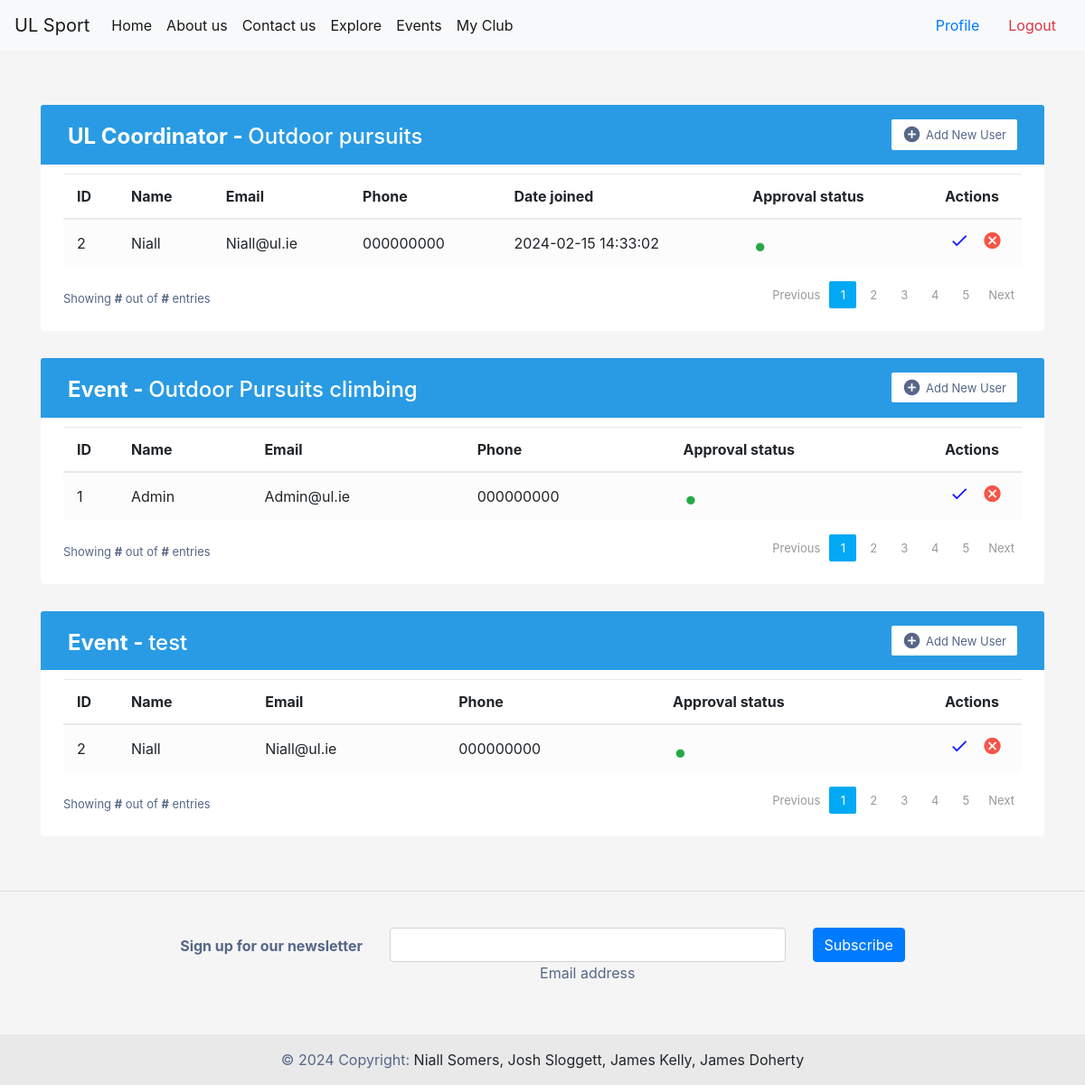
Page /myclub (signed in) on the committed database.
### tables this page shows
CREATE TABLE Clubs (
    ClubID INTEGER PRIMARY KEY AUTOINCREMENT,
    Name TEXT NOT NULL,
    Description TEXT,
    ValidityStatus TEXT NOT NULL,
    CoordinatorID INTEGER,
    CreatedAt TIMESTAMP DEFAULT CURRENT_TIMESTAMP,
    UpdatedAt TIMESTAMP DEFAULT CURRENT_TIMESTAMP,
    FOREIGN KEY (CoordinatorID) REFERENCES Users(UserID)
);

CREATE TABLE ClubMemberships (
    MembershipID INTEGER PRIMARY KEY AUTOINCREMENT,
    UserID INTEGER,
    ClubID INTEGER,
    RequestStatus TEXT DEFAULT 'Pending',
    CreatedAt TIMESTAMP DEFAULT CURRENT_TIMESTAMP,
    UpdatedAt TIMESTAMP DEFAULT CURRENT_TIMESTAMP ,
    FOREIGN KEY (UserID) REFERENCES Users(UserID),
    FOREIGN KEY (ClubID) REFERENCES Clubs(ClubID)
);

CREATE TABLE Users (
    UserID INTEGER PRIMARY KEY AUTOINCREMENT,
    Username TEXT NOT NULL,
    Password TEXT NOT NULL,
    Contact TEXT NOT NULL,
    Email TEXT NOT NULL,
    Role TEXT NOT NULL,
    ApprovalStatus TEXT DEFAULT 'Pending',
    CreatedAt TIMESTAMP DEFAULT CURRENT_TIMESTAMP,
    UpdatedAt TIMESTAMP DEFAULT CURRENT_TIMESTAMP
);

CREATE TABLE Events (
    EventID INTEGER PRIMARY KEY AUTOINCREMENT,
    Title TEXT NOT NULL,
    Description TEXT,
    Date DATE NOT NULL,
    Time TIME NOT NULL,
    Venue TEXT NOT NULL,
    ClubID INTEGER,
    CreatedAt TIMESTAMP DEFAULT CURRENT_TIMESTAMP,
    UpdatedAt TIMESTAMP DEFAULT CURRENT_TIMESTAMP,
    FOREIGN KEY (ClubID) REFERENCES Clubs(ClubID)
);

CREATE TABLE EventRegistrations (
    RegistrationID INTEGER PRIMARY KEY AUTOINCREMENT,
    UserID INTEGER,
    EventID INTEGER,
    Status TEXT DEFAULT 'Pending',
    CreatedAt TIMESTAMP DEFAULT CURRENT_TIMESTAMP,
    UpdatedAt TIMESTAMP DEFAULT CURRENT_TIMESTAMP,
    FOREIGN KEY (UserID) REFERENCES Users(UserID),
    FOREIGN KEY (EventID) REFERENCES Events(EventID)
);

### permissionpages.py (the view)
def myclub():
    if current_user is None:
        return render_template('/home.html',)
    else:
        conn = db.connect(app.local_db_file)
        cursor = conn.cursor()
        conn = db.connect(app.local_db_file)
        cursor = conn.cursor()
        cursor.execute('SELECT Role FROM Users WHERE UserID = ?', (current_user.id,))
        role_data = cursor.fetchone()
        cursor.execute('SELECT * FROM Clubs WHERE CoordinatorID = ?', (current_user.id,))
        club_owner = cursor.fetchone()
        if role_data[0] == 'Coordinator' and club_owner:
            cursor.execute('''
                        SELECT u.UserID, u.Username, u.Contact, u.Email, c.RequestStatus, c.CreatedAt
                        FROM Users u
                        JOIN ClubMemberships c ON u.UserID = c.UserID
                        WHERE c.ClubID = ?
                    ''', (club_owner[0],))
            club_users = cursor.fetchall()
            cursor.execute('''
                SELECT * from Events WHERE ClubID = ?
            ''', (club_owner[0],))
            event_data = cursor.fetchall()
            registered_data = []
            for event in event_data:
                cursor.execute('''
                                SELECT Users.UserID, Users.Username, Users.Contact, Users.Email, EventRegistrations.Status
                                FROM Users
                                JOIN EventRegistrations ON Users.UserID = EventRegistrations.UserID
                                WHERE EventRegistrations.EventID = ?
                            ''', (event[0],))
                registered_data.append(cursor.fetchall())
            print(registered_data)
            return render_template('/myclubmanage.html', current_user=current_user, club_data=club_owner, club_users=club_users, event_data=event_data, registered_data=registered_data)
        elif role_data[0] == 'Coordinator' and club_owner is None:
            return render_template('/myclubcreate.html', current_user=current_user)

### app.py (called while the page is built)
@login_manager.user_loader
def load_user(user_id):
    conn = db.connect(local_db_file)
    cursor = conn.cursor()
    cursor.execute('SELECT * FROM Users WHERE UserID = ?', (user_id,))
    user_data = cursor.fetchone()
    conn.close()
    if user_data:
        return auth.User(user_data[0], user_data[1])

### templates/myclubmanage.html (shortened to what this page needs)
{% extends "base.html" %}
{% block content %}
{% if user_data.role == 'Coordinator' %}
<div class="container-xl">
    <div class="table-responsive">
        <div class="table-wrapper">
            <div class="table-title">
                <div class="row">
                    <div class="col-sm-5">
                        <h2><b>UL Coordinator - </b> {{user_data.club}}</h2>
                    </div>
                    <div class="col-sm-7">
                        <a href="#" class="btn btn-secondary"><i class="material-icons">&#xE147;</i> <span>Add New User</span></a>
                    </div>
                </div>
            </div>
            <table class="table table-striped table-hover">
                <thead>
                    <tr>
                        <th>ID</th>
                        <th>Name</th>
                        <th>Email</th>
                        <th>Phone</th>
                        <th>Date joined</th>
                        <th>Approval status</th>
                        <th>Actions</th>
                    </tr>
                </thead>
                <tbody>
                {% for data in club_users %}
                    <tr>
                        <td>{{data[0]}}</td>
                        <td>{{data[1]}}</td>
                        <td>{{data[3]}}</td>
                        <td>{{data[2]}}</td>
                        <form method="post" action="{{ url_for('updateClubMember') }}">
                            <td>{{data[5]}}</td>
                            {% if data[6] != "Pending" %}
                                <td><input type="hidden" name="approval" value="on"/><span class="status text-success">&bull;</span> {{data[6]}}</td>
                            {% else %}
                                <td><input type="checkbox" name="approval"/><span class="status text-danger">&bull;</span> {{data[6]}}</td>
                            {% endif %}
                            <td>
                                  <button type="submit" style="background: transparent; border: 0; padding: 0; color: blue;" class="update-user" title="Update User" data-toggle="tooltip">
                                    <i class="material-icons">&#xE5CA;</i>
                                  </button>
                                <a href="#" class="delete" title="Delete" data-toggle="tooltip"><i class="material-icons">&#xE5C9;</i></a>
                            </td>
                        </form>
                    </tr>
                    {% endfor %}
                </tbody>
            </table>
            <div class="clearfix">
                <div class="hint-text">Showing <b>#</b> out of <b>#</b> entries</div>
                <ul class="pagination">
                    <li class="page-item disabled"><a href="#">Previous</a></li>
                    <li class="page-item active"><a href="#" class="page-link">1</a></li>
                    <li class="page-item"><a href="#" class="page-link">2</a></li>
                    <li class="page-item "><a href="#" class="page-link">3</a></li>
                    <li class="page-item"><a href="#" class="page-link">4</a></li>
                    <li class="page-item"><a href="#" class="page-link">5</a></li>
                    <li class="page-item"><a href="#" class="page-link">Next</a></li>
                </ul>
            </div>
        </div>
    </div>
</div>
{% for event in event_data %}
<div class="container-xl">
    <div class="table-responsive">
        <div class="table-wrapper">
            <div class="table-title">
                <div class="row">
                    <div class="col-sm-5">
                        <h2><b>Event - </b> {{event[1]}}</h2>
                    </div>
                    <div class="col-sm-7">
                        <a href="#" class="btn btn-secondary"><i class="material-icons">&#xE147;</i> <span>Add New User</span></a>
                    </div>
                </div>
            </div>
            <table class="table table-striped table-hover">
                <thead>
                    <tr>
                        <th>ID</th>
                        <th>Name</th>
                        <th>Email</th>
                        <th>Phone</th>
                        <th>Approval status</th>
                        <th>Actions</th>
                    </tr>
                </thead>
                <tbody>
                {% for data in registered_data[loop.index0] %}
                    <tr>
                        <td>{{data[0]}}</td>
                        <td>{{data[1]}}</td>
                        <td>{{data[3]}}</td>
                        <td>{{data[2]}}</td>
                        <form method="post" action="{{ url_for('updateClubMember') }}">
                            {% if data[6] != "Pending" %}
                                <td><input type="hidden" name="approval" value="on"/><span class="status text-success">&bull;</span> {{data[6]}}</td>
                            {% else %}
                                <td><input type="checkbox" name="approval"/><span class="status text-danger">&bull;</span> {{data[6]}}</td>
                            {% endif %}
                            <td>
                                  <button type="submit" style="background: transparent; border: 0; padding: 0; color: blue;" class="update-user" title="Update User" data-toggle="tooltip">
                                    <i class="material-icons">&#xE5CA;</i>
                                  </button>
                                <a href="#" class="delete" title="Delete" data-toggle="tooltip"><i class="material-icons">&#xE5C9;</i></a>
                            </td>
                        </form>
                    </tr>
                    {% endfor %}
                </tbody>
            </table>
            <div class="clearfix">
                <div class="hint-text">Showing <b>#</b> out of <b>#</b> entries</div>
                <ul class="pagination">
                    <li class="page-item disabled"><a href="#">Previous</a></li>
                    <li class="page-item active"><a href="#" class="page-link">1</a></li>
                    <li class="page-item"><a href="#" class="page-link">2</a></li>
                    <li class="page-item "><a href="#" class="page-link">3</a></li>
                    <li class="page-item"><a href="#" class="page-link">4</a></li>
                    <li class="page-item"><a href="#" class="page-link">5</a></li>
                    <li class="page-item"><a href="#" class="page-link">Next</a></li>
                </ul>
            </div>
        </div>
    </div>
</div>
{% endfor %}
        {% else %}
        <p>{{current_user.username}} is not authorized to access this page!</p>
        {% endif %}
{% endblock %}

### templates/base.html (style rules this page uses)
body { min-height: 100vh; overflow-x: hidden; }

### templates/myclubmanage.html (style rules this page uses)
body { color: #566787; background: #f5f5f5; }
.table-responsive { margin: 30px 0; }
.table-wrapper { min-width: 1000px; background: #fff; padding: 20px 25px; border-radius: 3px; box-shadow: 0 1px 1px rgba(0,0,0,.05); }
.table-title { padding-bottom: 15px; background: #299be4; color: #fff; padding: 16px 30px; margin: -20px -25px 10px; border-radius: 3px 3px 0 0; }
.table-title h2 { margin: 5px 0 0; font-size: 24px; }
.table-title .btn { color: #566787; float: right; font-size: 13px; background: #fff; border: none; min-width: 50px; border-radius: 2px; border: none; outline: none !important; margin-left: 10px; }
.table-title .btn i { float: left; font-size: 21px; margin-right: 5px; }
.table-title .btn span { float: left; margin-top: 2px; }
table.table tr th, table.table tr td { border-color: #e9e9e9; padding: 12px 15px; vertical-align: middle; }
table.table tr th:first-child { width: 60px; }
table.table tr th:last-child { width: 100px; }
table.table-striped tbody tr:nth-of-type(odd) { background-color: #fcfcfc; }
table.table td:last-child i { opacity: 0.9; font-size: 22px; margin: 0 5px; }
table.table td a { font-weight: bold; color: #566787; display: inline-block; text-decoration: none; }
table.table td a.delete { color: #F44336; }
table.table td i { font-size: 19px; }
.status { font-size: 30px; margin: 2px 2px 0 0; display: inline-block; vertical-align: middle; line-height: 10px; }
.text-success { color: #10c469; }
.pagination { float: right; margin: 0 0 5px; }
.pagination li a { border: none; font-size: 13px; min-width: 30px; min-height: 30px; color: #999; margin: 0 2px; line-height: 30px; border-radius: 2px !important; text-align: center; padding: 0 6px; }
.pagination li.active a, .pagination li.active a.page-link { background: #03A9F4; }
.hint-text { float: left; margin-top: 10px; font-size: 13px; }

### rows in the picture
Clubs: club "Outdoor pursuits"
ClubMemberships: UserID "2", Username "Niall", Email "Niall@ul.ie", Contact "000000000", CreatedAt "2024-02-15 14:33:02"
Events: Title "Outdoor Pursuits climbing"
EventRegistrations: UserID "1", Username "Admin", Email "Admin@ul.ie", Contact "000000000"
Events: Title "test"
EventRegistrations: UserID "2", Username "Niall", Email "Niall@ul.ie", Contact "000000000"
